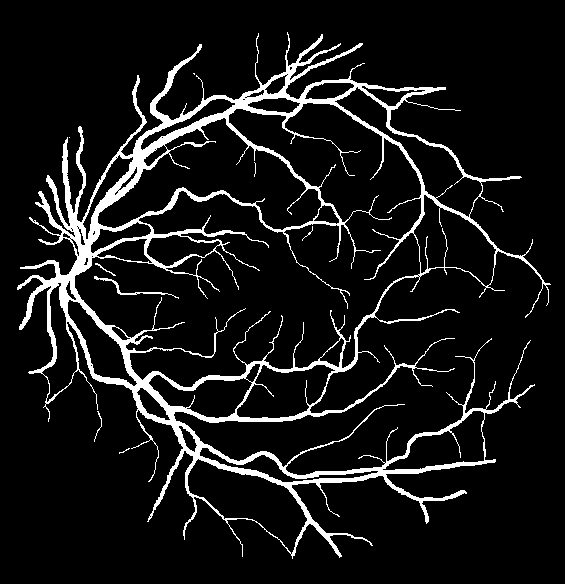
#> input picture data/TVAProject/gt/01.png, 565 x 584 px, given as the content of the folder TER EN IA/Artificial Vision/Assignment/data/TVAProject/input, which was not available
$ jupyter execute retina.ipynb
#> lines starting #> are read from the running program, lines starting #| are printed output that depends on the picture; after the words box and inside, x2 and y2 are one past the last pixel; in counts of white or black regions, pixels touching at a corner belong together; pictures that were not available may be replaced by others from this repository, and a replacement may not be noted
[cell 1]
import os
import numpy as np
import cv2 as cv
from matplotlib import pyplot as plt

db_path = r"C:\Users\guill\OneDrive\Escritorio\MASTER EN IA\Artificial Vision\Assignment\data\TVAProject"

[cell 2]
def create_circular_mask(img_shape, radius_ratio=0.46):
    h, w = img_shape[:2]
    center = (w//2, h//2)
    radius = int(min(h, w) * radius_ratio)
    mask = np.zeros((h, w), dtype=np.uint8)
    cv.circle(mask, center, radius, 255, -1)
    return mask

def enhanced_preprocessing(img):

    # 1) Extraer canal verde si es imagen en color
    if len(img.shape) == 3:
        green_channel = img[:, :, 1]
    else:
        green_channel = img.copy()

    gauss_kernel = 15
    blurred = cv.GaussianBlur(green_channel, (gauss_kernel, gauss_kernel), 0)


    clahe_clip = 2.2
    clahe = cv.createCLAHE(clipLimit=clahe_clip, tileGridSize=(8, 8))
    clahe_img = clahe.apply(blurred)


    normalized = cv.normalize(clahe_img, None, 0, 255, cv.NORM_MINMAX)

    mask = create_circular_mask(normalized.shape)

    return normalized, mask

def adaptive_thresholding(img):

    block_size = 13
    c_value = 2.5
    thresh = cv.adaptiveThreshold(
        img.astype(np.uint8), 255,
        cv.ADAPTIVE_THRESH_GAUSSIAN_C,
        cv.THRESH_BINARY_INV,
        block_size,
        c_value
    )
    return thresh

def morphological_operations(binary_img):

    morph_kernel_size = 3
    kernel = cv.getStructuringElement(cv.MORPH_ELLIPSE, (morph_kernel_size, morph_kernel_size))


    opened = cv.morphologyEx(binary_img, cv.MORPH_OPEN, kernel)

    closed = cv.morphologyEx(opened, cv.MORPH_CLOSE, kernel)


    final_blur_size = 3
    smoothed = cv.GaussianBlur(closed, (final_blur_size, final_blur_size), 0)


    _, final_result = cv.threshold(smoothed, 128, 255, cv.THRESH_BINARY)
    return final_result

def vessel_segmentation(img_path):

    # 1) Leer imagen
    img = cv.imread(img_path)
    if img is None:
        raise FileNotFoundError(f"No se pudo leer la imagen: {img_path}")

    # 2) Preprocesamiento
    preprocessed, circle_mask = enhanced_preprocessing(img)

    # 3) Umbralización adaptativa
    binary = adaptive_thresholding(preprocessed)

    # 4) Aplicar la máscara circular
    masked = cv.bitwise_and(binary, binary, mask=circle_mask)

    # 5) Morfología final
    final_seg = morphological_operations(masked)

    return final_seg


def single_IoU(img_name):

    # Construir ruta de la imagen y segmentarla
    input_img = os.path.join(db_path, 'input', img_name)
    obtained = vessel_segmentation(input_img)

    # Cargar ground truth (convertir a 0/1)
    path_target = os.path.join(db_path, 'gt', img_name)
    solution = cv.imread(path_target, cv.IMREAD_GRAYSCALE)
    if solution is None:
        print(f"No se pudo leer GT: {path_target}")
        return 0.0
    solution = solution // 255

    # Mostrar resultados
    plt.figure(figsize=(16, 8))
    plt.subplot(1, 2, 1)
    plt.title("Segmented Image")
    plt.imshow(obtained, cmap='gray')
    plt.subplot(1, 2, 2)
    plt.title("Ground Truth")
    plt.imshow(solution, cmap='gray')
    plt.show()

    # Cálculo de IoU (intersection over union)
    intersectionAB = np.logical_and(obtained, solution).sum()
    unionAB        = np.logical_or(obtained, solution).sum()
    score = intersectionAB / unionAB if unionAB > 0 else 0
    print(f"Image {img_name} - IoU={score:.4f}")

    return score

def evaluate_segmentation():

    # Listar imágenes en db_path/input
    path_input = os.path.join(db_path, 'input')
    imgs = [f for f in os.listdir(path_input) if f.endswith('.png')]
    print("Evaluating on:", imgs)

    meanIoU = 0.0
    total_images = len(imgs)

    for img in imgs:
        meanIoU += single_IoU(img)
#> in vessel_segmentation, img is the input picture: shape (584, 565, 3); 8.9% white; 9 white regions (4 under 20 px), largest, box (x1, y1, x2, y2) and area: (17, 32, 551, 559) 29119, (94, 276, 179, 299) 191, (95, 263, 116, 276) 38, (94, 411, 102, 442) 38, (302, 226, 313, 241) 20
#> in enhanced_preprocessing, `blurred = cv.GaussianBlur(green_channel, (gauss_kernel, gauss_kernel),..`:
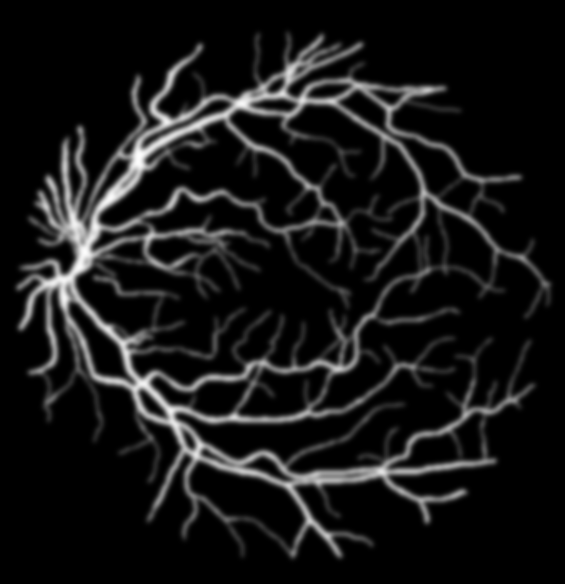
#> blurred: shape (584, 565); min 0, max 253, mean 22.7
#> in enhanced_preprocessing, `clahe_img = clahe.apply(blurred)`:
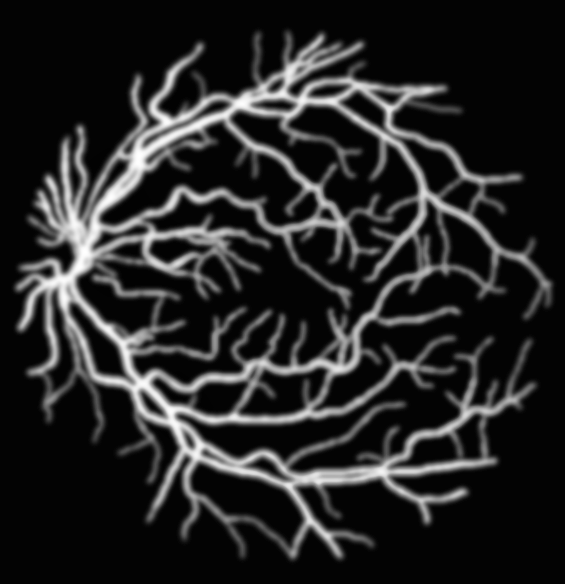
#> clahe_img: shape (584, 565); min 2, max 255, mean 38
#> in create_circular_mask, `cv.circle(mask, center, radius, 255, -1)`:
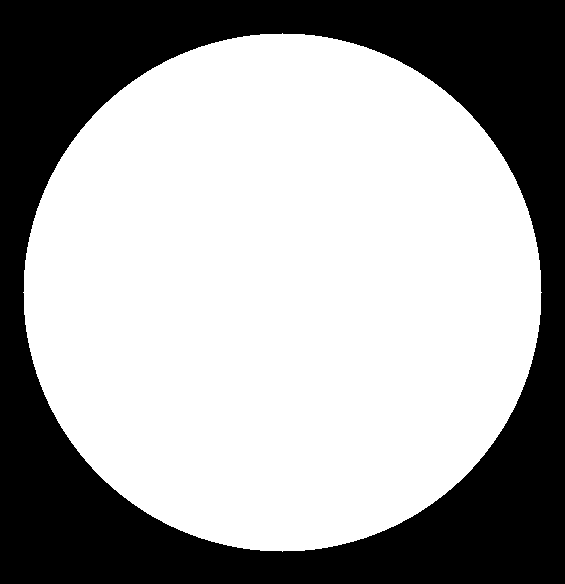
#> mask: shape (584, 565); 63.9% white; 1 black region, box (x1, y1, x2, y2) and area: (0, 0, 565, 584) 119247
#> in adaptive_thresholding, `thresh = cv.adaptiveThreshold( img.astype(np.uint8), 255, cv.ADAPTIVE_..`:
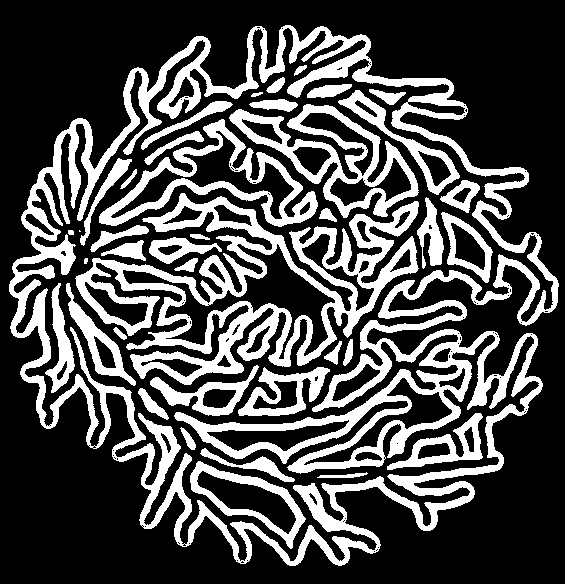
#> thresh: shape (584, 565); 29.7% white; 40 white regions (1 under 20 px), largest, box (x1, y1, x2, y2) and area: (9, 25, 559, 566) 46611, (75, 193, 419, 385) 19358, (229, 104, 419, 218) 5578
#> in vessel_segmentation, `masked = cv.bitwise_and(binary, binary, mask=circle_mask)`:
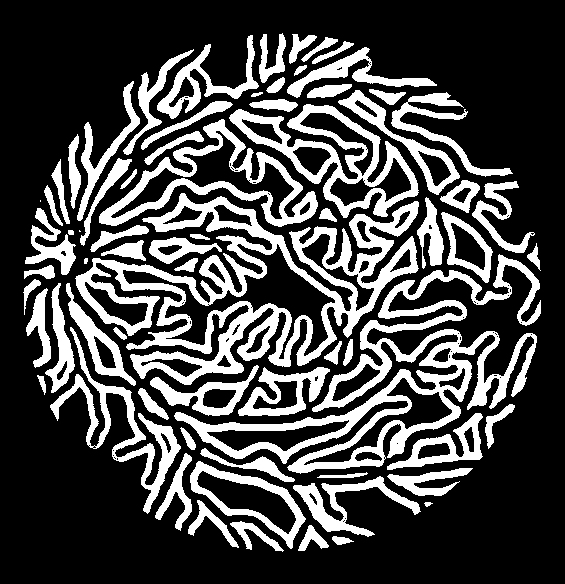
#> masked: shape (584, 565); 27.7% white; 70 white regions (2 under 20 px), largest, box (x1, y1, x2, y2) and area: (75, 193, 419, 385) 19358, (174, 254, 541, 474) 15507, (229, 104, 419, 218) 5578
#> in morphological_operations, `opened = cv.morphologyEx(binary_img, cv.MORPH_OPEN, kernel)`:
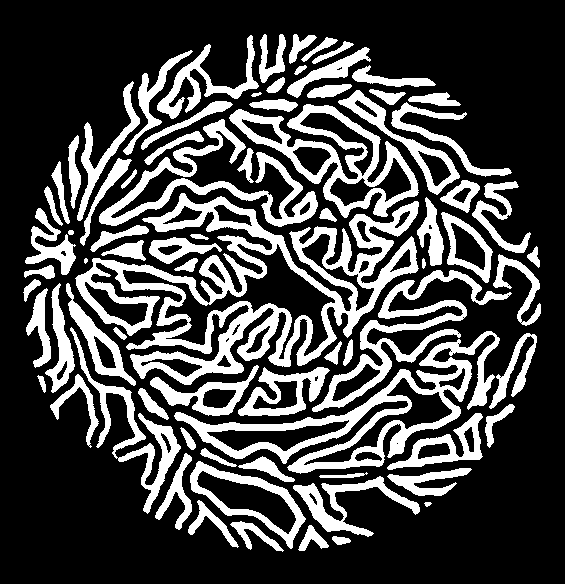
#> opened: shape (584, 565); 27.5% white; 77 white regions (1 under 20 px), largest, box (x1, y1, x2, y2) and area: (75, 193, 419, 385) 19297, (174, 331, 500, 474) 8831, (229, 104, 419, 218) 5566
#> in morphological_operations, `closed = cv.morphologyEx(opened, cv.MORPH_CLOSE, kernel)`:
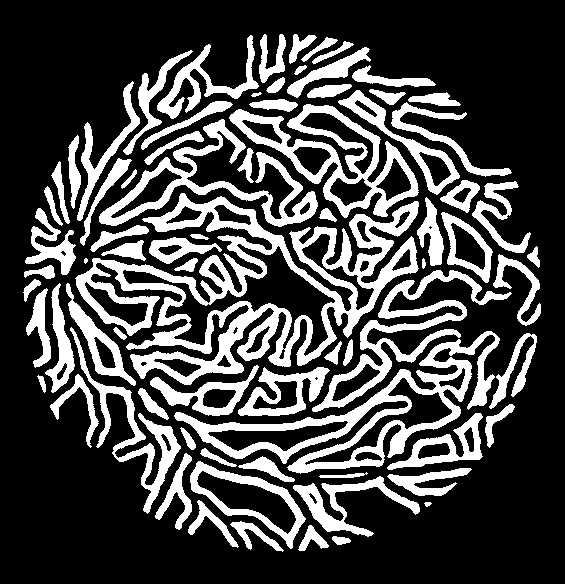
#> closed: shape (584, 565); 27.6% white; 76 white regions (1 under 20 px), largest, box (x1, y1, x2, y2) and area: (75, 193, 419, 385) 19417, (174, 331, 500, 474) 8863, (229, 104, 419, 218) 5601
#> in morphological_operations, `smoothed = cv.GaussianBlur(closed, (final_blur_size, final_blur_size),..`:
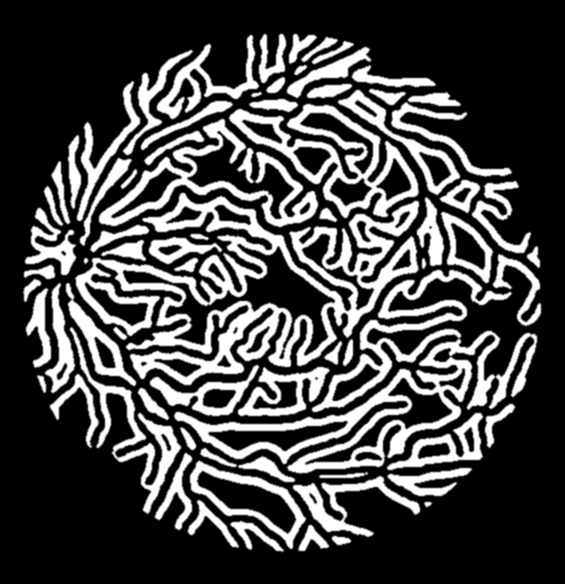
#> smoothed: shape (584, 565); min 0, max 255, mean 70.4
#> in morphological_operations, `_, final_result = cv.threshold(smoothed, 128, 255, cv.THRESH_BINARY)`:
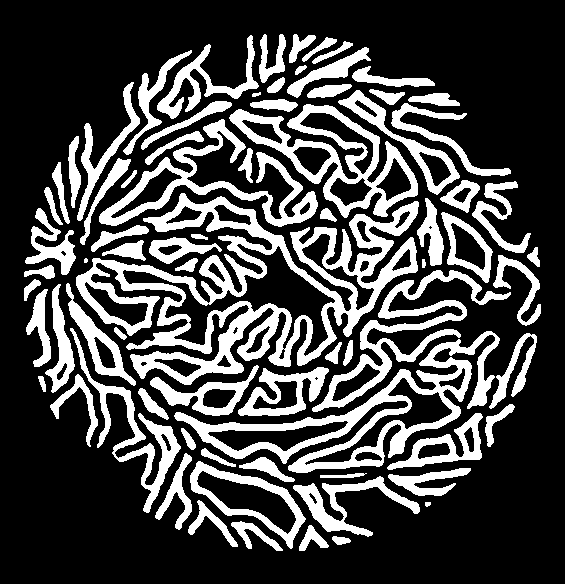
#> final_result: shape (584, 565); 27.5% white; 76 white regions (1 under 20 px), largest, box (x1, y1, x2, y2) and area: (76, 193, 419, 385) 19379, (174, 331, 500, 473) 8849, (229, 104, 418, 218) 5597
#> in single_IoU, `intersectionAB = np.logical_and(obtained, solution).sum()`: intersectionAB = 166
#> in single_IoU, `unionAB        = np.logical_or(obtained, solution).sum()`: unionAB = 120118
#> in single_IoU, `score = intersectionAB / unionAB if unionAB > 0 else 0`: score = 0.00138
#| Image 01.png - IoU=0.0014
#> meanIoU = 0.00138

    meanIoU /= total_images if total_images > 0 else 1
    print("------------------------------------")
    print(f"Mean IoU={meanIoU:.4f}")
#| Mean IoU=0.0014


if __name__ == "__main__":
    evaluate_segmentation()

$ run again, on data/TVAProject/gt/05.png
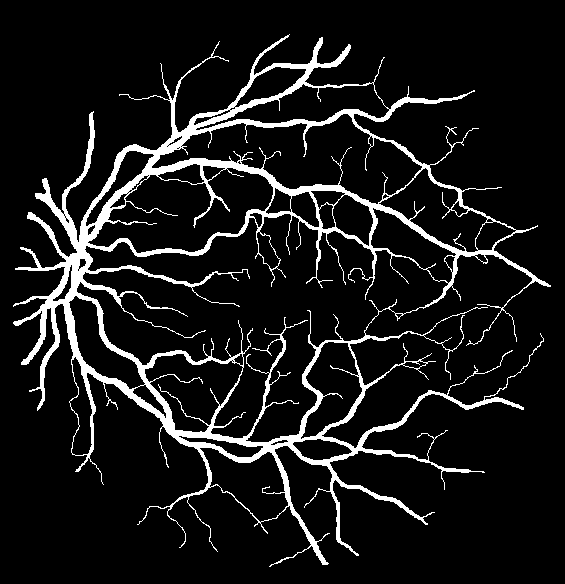
#> input picture data/TVAProject/gt/05.png, 565 x 584 px, given as the content of the folder TER EN IA/Artificial Vision/Assignment/data/TVAProject/input, which was not available
#> in vessel_segmentation, img is the input picture: shape (584, 565, 3); 9.4% white; 1 white region, box (x1, y1, x2, y2) and area: (13, 34, 551, 567) 30912
#> in enhanced_preprocessing, `clahe_img = clahe.apply(blurred)`:
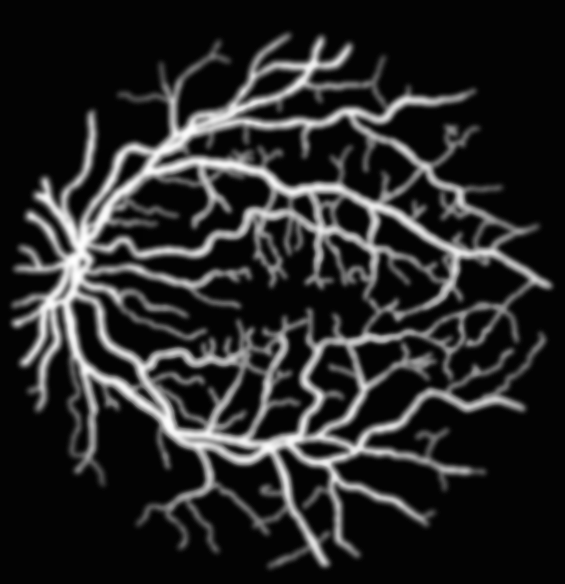
#> clahe_img: shape (584, 565); min 2, max 255, mean 39.5
#> mask: shape (584, 565); 63.9% white; 1 black region, box (x1, y1, x2, y2) and area: (0, 0, 565, 584) 119247
#> thresh: shape (584, 565); 30.3% white; 42 white regions (2 under 20 px), largest, box (x1, y1, x2, y2) and area: (5, 26, 559, 575) 44913, (77, 214, 376, 364) 13595, (153, 115, 419, 202) 5925
#> masked: shape (584, 565); 28% white; 76 white regions (6 under 20 px), largest, box (x1, y1, x2, y2) and area: (77, 214, 376, 364) 13595, (325, 284, 542, 446) 7195, (153, 115, 419, 202) 5925
#> opened: shape (584, 565); 27.9% white; 74 white regions (2 under 20 px), largest, box (x1, y1, x2, y2) and area: (77, 214, 376, 364) 13562, (325, 284, 542, 446) 7173, (153, 115, 419, 202) 5901
#> closed: shape (584, 565); 28% white; 74 white regions (2 under 20 px), largest, box (x1, y1, x2, y2) and area: (77, 214, 376, 364) 13634, (325, 284, 542, 446) 7228, (153, 115, 419, 202) 5926
#> in morphological_operations, `_, final_result = cv.threshold(smoothed, 128, 255, cv.THRESH_BINARY)`:
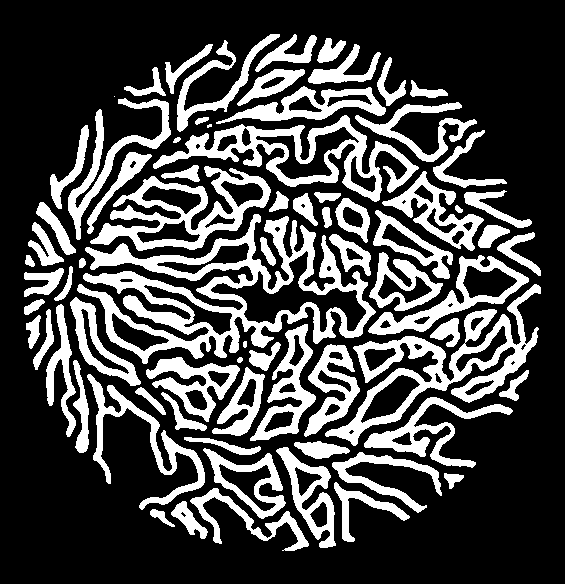
#> final_result: shape (584, 565); 27.9% white; 74 white regions (2 under 20 px), largest, box (x1, y1, x2, y2) and area: (77, 214, 376, 364) 13614, (325, 284, 541, 446) 7217, (153, 115, 419, 202) 5912
#> intersectionAB = 237
#> unionAB = 122772
#> score = 0.00193
#| Image 05.png - IoU=0.0019
#| Mean IoU=0.0019

$ run again, on data/TVAProject/gt/06.png
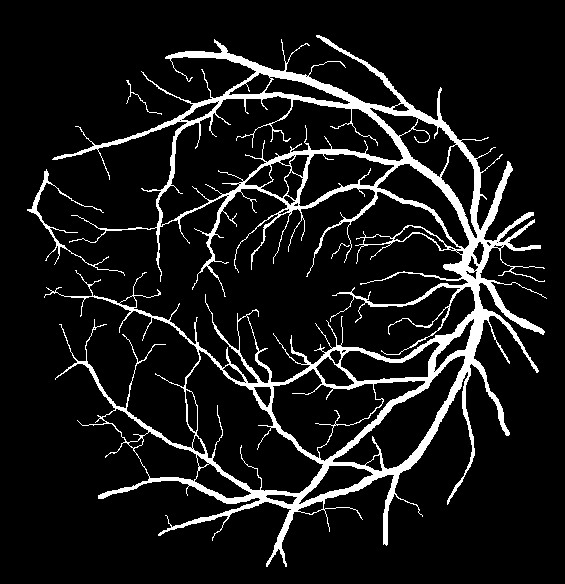
#> input picture data/TVAProject/gt/06.png, 565 x 584 px, given as the content of the folder TER EN IA/Artificial Vision/Assignment/data/TVAProject/input, which was not available
#> in vessel_segmentation, img is the input picture: shape (584, 565, 3); 9.7% white; 4 white regions, box (x1, y1, x2, y2) and area: (44, 35, 547, 567) 31412, (27, 169, 125, 276) 596, (126, 80, 162, 115) 78, (331, 243, 350, 259) 30
#> in enhanced_preprocessing, `clahe_img = clahe.apply(blurred)`:
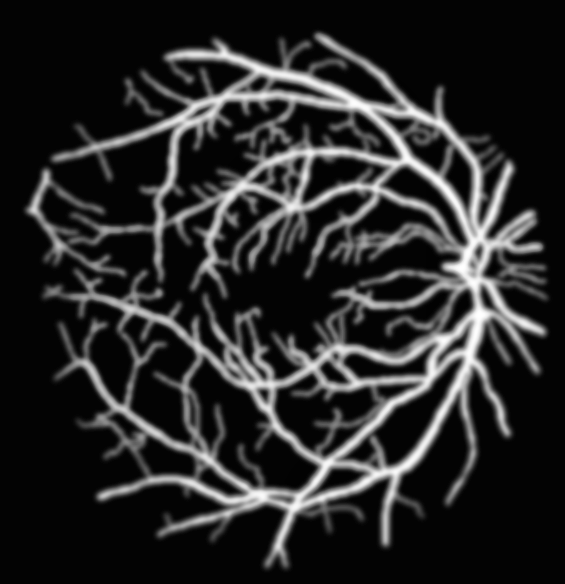
#> clahe_img: shape (584, 565); min 2, max 255, mean 40.8
#> mask: shape (584, 565); 63.9% white; 1 black region, box (x1, y1, x2, y2) and area: (0, 0, 565, 584) 119247
#> thresh: shape (584, 565); 29.7% white; 47 white regions (2 under 20 px), largest, box (x1, y1, x2, y2) and area: (19, 26, 554, 575) 59528, (161, 99, 289, 223) 4361, (189, 354, 322, 492) 4146
#> masked: shape (584, 565); 27.9% white; 74 white regions (3 under 20 px), largest, box (x1, y1, x2, y2) and area: (32, 122, 467, 488) 30465, (161, 99, 289, 223) 4361, (189, 354, 322, 492) 4146
#> opened: shape (584, 565); 27.7% white; 80 white regions (2 under 20 px), largest, box (x1, y1, x2, y2) and area: (36, 122, 467, 405) 27992, (161, 99, 289, 223) 4338, (189, 354, 322, 492) 4133
#> closed: shape (584, 565); 27.8% white; 77 white regions (1 under 20 px), largest, box (x1, y1, x2, y2) and area: (36, 122, 467, 405) 28172, (161, 99, 289, 223) 4394, (189, 354, 322, 492) 4147
#> in morphological_operations, `_, final_result = cv.threshold(smoothed, 128, 255, cv.THRESH_BINARY)`:
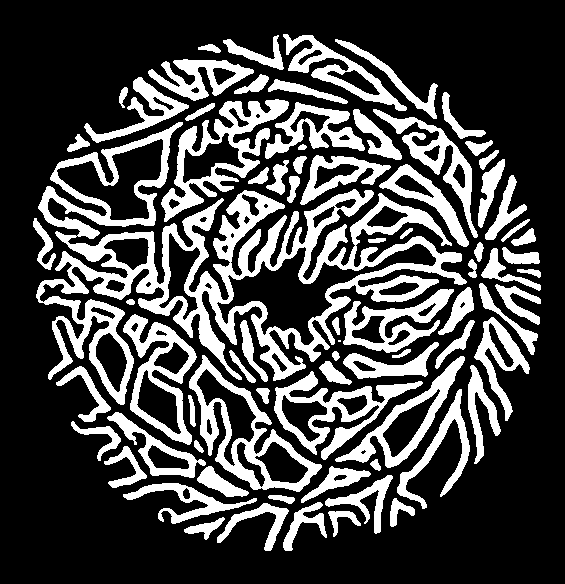
#> final_result: shape (584, 565); 27.7% white; 77 white regions (1 under 20 px), largest, box (x1, y1, x2, y2) and area: (36, 122, 467, 405) 28105, (161, 99, 289, 222) 4376, (189, 355, 322, 492) 4142
#> intersectionAB = 244
#> unionAB = 123387
#> score = 0.00198
#| Image 06.png - IoU=0.0020
#| Mean IoU=0.0020
